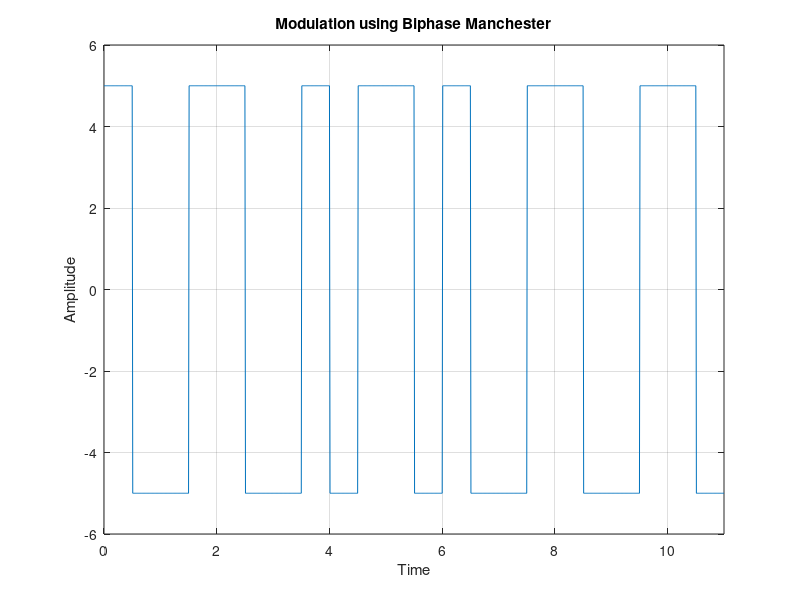

Reproduce this figure in MATLAB.
clc;
clear all;
close all;

x = [  0 1 0 1 1 0 0 1 0 1 0 ]
bitrate = 1;
V = 5;
F = 100;

## Modulation
t = 0 : 1/F : length(x)/bitrate;
mod = [];
index = 1;

for i=1:length(t)
  
  if t(i)*bitrate <= index - 0.5
    if x(index) == 1
      mod(i) = -V;
    else
      mod(i) = V;
    endif
    
  else
    if x(index) == 1
      mod(i) = V;
    else
      mod(i) = -V;
    endif
  endif

  if t(i)*bitrate >= index
    index += 1;
  endif
  
endfor


plot(t, mod);
xlabel('Time');
ylabel('Amplitude');
xlim([0, length(x)/bitrate])
ylim([-V-1, V+1])
grid on;
title('Modulation using Biphase Manchester')



## Demodulation
index = 1;
demod = [];

for i=1:length(t)
  
  if t(i)*bitrate < index - 0.5
    if mod(i) == V
      demod(index) = 0;
    else
      demod(index) = 1;
    endif
  endif
    
  if t(i)*bitrate >= index - 0.5 && index < length(x) 
    index += 1;
  endif
  
endfor


demod
